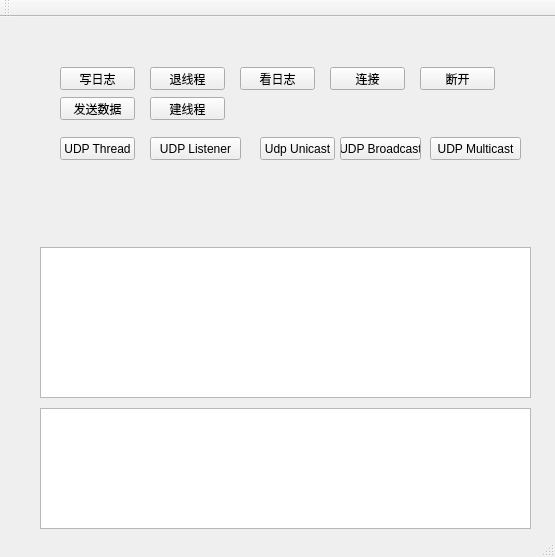
<?xml version="1.0" encoding="UTF-8"?>
<ui version="4.0">
 <class>MainWindow</class>
 <widget class="QMainWindow" name="MainWindow">
  <property name="geometry">
   <rect>
    <x>0</x>
    <y>0</y>
    <width>555</width>
    <height>557</height>
   </rect>
  </property>
  <property name="windowTitle">
   <string>MainWindow</string>
  </property>
  <widget class="QWidget" name="centralWidget">
   <widget class="QPushButton" name="pushButton">
    <property name="geometry">
     <rect>
      <x>60</x>
      <y>50</y>
      <width>75</width>
      <height>23</height>
     </rect>
    </property>
    <property name="text">
     <string>写日志</string>
    </property>
   </widget>
   <widget class="QPushButton" name="pushButton_2">
    <property name="geometry">
     <rect>
      <x>150</x>
      <y>50</y>
      <width>75</width>
      <height>23</height>
     </rect>
    </property>
    <property name="text">
     <string>退线程</string>
    </property>
   </widget>
   <widget class="QPushButton" name="pushButton_3">
    <property name="geometry">
     <rect>
      <x>240</x>
      <y>50</y>
      <width>75</width>
      <height>23</height>
     </rect>
    </property>
    <property name="text">
     <string>看日志</string>
    </property>
   </widget>
   <widget class="QPushButton" name="pushButton_4">
    <property name="geometry">
     <rect>
      <x>330</x>
      <y>50</y>
      <width>75</width>
      <height>23</height>
     </rect>
    </property>
    <property name="text">
     <string>连接</string>
    </property>
   </widget>
   <widget class="QPushButton" name="pushButton_5">
    <property name="geometry">
     <rect>
      <x>420</x>
      <y>50</y>
      <width>75</width>
      <height>23</height>
     </rect>
    </property>
    <property name="text">
     <string>断开</string>
    </property>
   </widget>
   <widget class="QPushButton" name="pushButton_6">
    <property name="geometry">
     <rect>
      <x>60</x>
      <y>80</y>
      <width>75</width>
      <height>23</height>
     </rect>
    </property>
    <property name="text">
     <string>发送数据</string>
    </property>
   </widget>
   <widget class="QPushButton" name="pushButton_7">
    <property name="geometry">
     <rect>
      <x>150</x>
      <y>80</y>
      <width>75</width>
      <height>23</height>
     </rect>
    </property>
    <property name="text">
     <string>建线程</string>
    </property>
   </widget>
   <widget class="QListWidget" name="listWidget">
    <property name="geometry">
     <rect>
      <x>40</x>
      <y>391</y>
      <width>491</width>
      <height>121</height>
     </rect>
    </property>
   </widget>
   <widget class="QTextEdit" name="textEdit">
    <property name="geometry">
     <rect>
      <x>40</x>
      <y>230</y>
      <width>491</width>
      <height>151</height>
     </rect>
    </property>
   </widget>
   <widget class="QPushButton" name="pushButton_8">
    <property name="geometry">
     <rect>
      <x>60</x>
      <y>120</y>
      <width>75</width>
      <height>23</height>
     </rect>
    </property>
    <property name="text">
     <string>UDP Thread</string>
    </property>
   </widget>
   <widget class="QPushButton" name="pushButton_9">
    <property name="geometry">
     <rect>
      <x>150</x>
      <y>120</y>
      <width>91</width>
      <height>23</height>
     </rect>
    </property>
    <property name="text">
     <string>UDP Listener</string>
    </property>
   </widget>
   <widget class="QPushButton" name="pushButton_10">
    <property name="geometry">
     <rect>
      <x>260</x>
      <y>120</y>
      <width>75</width>
      <height>23</height>
     </rect>
    </property>
    <property name="text">
     <string>Udp Unicast</string>
    </property>
   </widget>
   <widget class="QPushButton" name="pushButton_11">
    <property name="geometry">
     <rect>
      <x>340</x>
      <y>120</y>
      <width>81</width>
      <height>23</height>
     </rect>
    </property>
    <property name="text">
     <string>UDP Broadcast</string>
    </property>
   </widget>
   <widget class="QPushButton" name="pushButton_12">
    <property name="geometry">
     <rect>
      <x>430</x>
      <y>120</y>
      <width>91</width>
      <height>23</height>
     </rect>
    </property>
    <property name="text">
     <string>UDP Multicast</string>
    </property>
   </widget>
  </widget>
  <widget class="QMenuBar" name="menuBar">
   <property name="geometry">
    <rect>
     <x>0</x>
     <y>0</y>
     <width>555</width>
     <height>19</height>
    </rect>
   </property>
  </widget>
  <widget class="QToolBar" name="mainToolBar">
   <attribute name="toolBarArea">
    <enum>TopToolBarArea</enum>
   </attribute>
   <attribute name="toolBarBreak">
    <bool>false</bool>
   </attribute>
  </widget>
  <widget class="QStatusBar" name="statusBar"/>
 </widget>
 <layoutdefault spacing="6" margin="11"/>
 <resources/>
 <connections/>
</ui>
